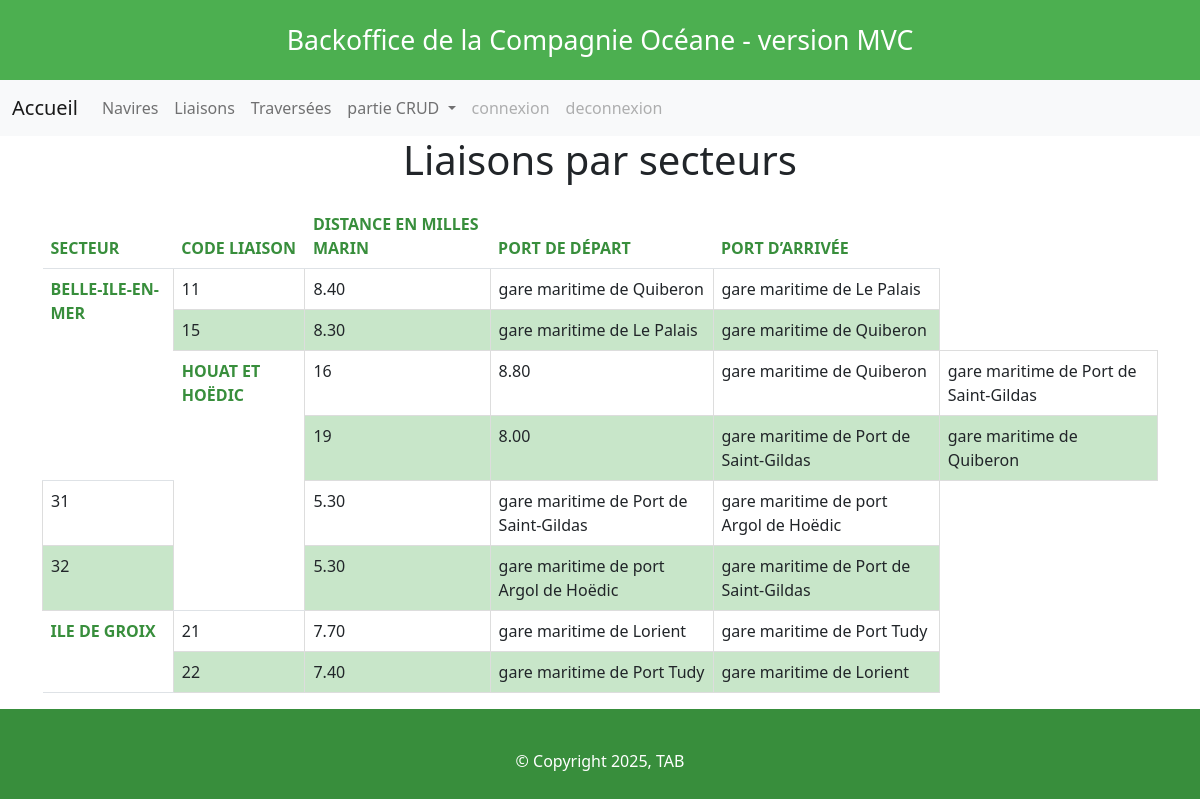
The app's page /site/index.php?p=afficheLiaisons with its own data.
### tables this page shows
CREATE TABLE `liaison` (
  `code` tinyint(3) unsigned NOT NULL,
  `codeSecteur` tinyint(3) unsigned NOT NULL,
  `distance` decimal(10,2) NOT NULL,
  `portDepart` varchar(50) NOT NULL,
  `portArrivee` varchar(50) NOT NULL,
  PRIMARY KEY (`code`),
  KEY `codeSecteur` (`codeSecteur`),
  KEY `portArrivee` (`portArrivee`),
  KEY `portDepart` (`portDepart`),
  CONSTRAINT `liaison_ibfk_3` FOREIGN KEY (`codeSecteur`) REFERENCES `secteur` (`id`),
  CONSTRAINT `liaison_ibfk_4` FOREIGN KEY (`portArrivee`) REFERENCES `port` (`nom_court`),
  CONSTRAINT `liaison_ibfk_5` FOREIGN KEY (`portDepart`) REFERENCES `port` (`nom_court`)
);

CREATE TABLE `port` (
  `nom_court` varchar(50) NOT NULL,
  `nom` varchar(100) NOT NULL,
  `description` text NOT NULL,
  `adresse` varchar(100) NOT NULL,
  `photo` varchar(100) NOT NULL,
  `camera` varchar(200) NOT NULL,
  PRIMARY KEY (`nom_court`)
);

### site/modele/secteur_modele.php (called while the page is built, shortened)
<?php
function getSecteurs() : array{
    $resultat = array();
    try {
        $connexion = getPDO();
        $req = $connexion->prepare("SELECT * FROM secteur");
        $req->execute();
        $ligne = $req->fetch(PDO::FETCH_ASSOC);
        while ($ligne) {
            $resultat[] = $ligne;
            $ligne = $req->fetch(PDO::FETCH_ASSOC);
        }
    } catch (PDOException $e) {
        print "Erreur !: " . $e->getMessage();
        die();
    }
    return $resultat;
}

### site/modele/liaison_modele.php (called while the page is built, shortened)
<?php
include_once "secteur_modele.php";
function getLiaisons() : array {
    try {
        $secteurs = getSecteurs();
        foreach ($secteurs as $secteur) {
            $resultat[$secteur['id']]['nom'] = $secteur['nom'];
            $resultat[$secteur['id']]['liaisons'] = array();
            $resultat[$secteur['id']]['liaisons'] = getLiaisonsBySecteurLignes($secteur['id']);
        }
    } catch (PDOException $e) {
        print "Erreur !: " . $e->getMessage();
        die();
    }
    return $resultat;
}
function getLiaisonsBySecteurLignes(int $idSecteur) : array {
    $resultat = array();
    try {
        $connexion = getPDO();
        $req = $connexion->prepare("SELECT L.code, L.distance, PD.nom as portDepart, PA.nom as portArrivee FROM liaison L
        JOIN port PD on PD.nom_court=L.portDepart
        JOIN port PA on PA.nom_court=L.portArrivee
        where L.codeSecteur=:idSecteur");
        $req->bindValue(':idSecteur', $idSecteur, PDO::PARAM_INT);
        $req->execute();
        $ligne = $req->fetch(PDO::FETCH_ASSOC);
        while ($ligne) {
            $resultat[] = $ligne;
            $ligne = $req->fetch(PDO::FETCH_ASSOC);
        }
    } catch (PDOException $e) {
        print "Erreur !: " . $e->getMessage();
        die();
    }
    return $resultat;
}

### site/controleur/liaison_controleur.php (called while the page is built)
<?php
include_once __DIR__ . '/../modele/liaison_modele.php';
function afficherLiaisons() : array {
    $lesSecteurs = getLiaisons();
    return [
        'view' => __DIR__ . '/../vue/afficheLiaisons_vue.php',
        'data' => [
            'lesSecteurs' => $lesSecteurs,
        ]
    ];
}

### site/vue/afficheLiaisons_vue.php (the view, shortened to what this page needs)
<?php
$title = "Liaisons par secteurs";
?>
<h1 class="page-header text-center"><?= $title ?></h1>
  <table class="table">
        <thead>
          <tr>
            <th scope="col">Secteur</th>
            <th scope="col">Code Liaison</th>
            <th scope="col">Distance en milles marin</th>
            <th scope="col">Port de départ</th>
            <th scope="col">Port d’arrivée</th>
          </tr>
        </thead>
        <tbody>
    <?php
    foreach ($lesSecteurs as $secteur){
      $i = 1;
    ?>
          <?php
          foreach ($secteur['liaisons'] as $liaison){
            if ($i==1){
            ?>
              <tr>
                <th scope="row" rowspan="4">
                  <?= $secteur['nom'] ?>
                </th>
            <?php } else { ?>
              <tr>
            <?php } ?>
                <td><?= $liaison['code']?></td>
                <td><?= $liaison['distance']?></td>
                <td><?= $liaison['portDepart']?></td>
                <td><?= $liaison['portArrivee']?></td>
              </tr>
          <?php
          $i++;
          }
          ?>
    <?php
    }
    ?>
    </tbody>
  </table>
<?php
include 'layout.php';

### site/css/style.css (style rules this page uses)
:root { --primary-color: #4CAF50; --secondary-color: #388E3C; --accent-color: #C8E6C9; --text-color: #FFFFFF; --text-dark: #333333; }
body { font-family: 'Roboto', sans-serif; margin: 0; padding: 0; background-color: var(--accent-color); color: var(--text-dark); }
table { width: 100%; border-collapse: collapse; margin: 20px 0; font-size: 16px; text-align: left; }
table th { background-color: var(--primary-color); color: var(--secondary-color); font-weight: bold; text-transform: uppercase; }
table td { padding: 12px 15px; border: 1px solid #ddd; }
table tr:nth-child(even) { background-color: var(--accent-color); }

### records on screen
liaison: nom "BELLE-ILE-EN-MER", code "11", distance "8.40", portDepart.nom "gare maritime de Quiberon", portArrivee.nom "gare maritime de Le Palais"
liaison: code "15", distance "8.30", portDepart.nom "gare maritime de Le Palais", portArrivee.nom "gare maritime de Quiberon"
liaison: nom "HOUAT ET HOËDIC", code "16", distance "8.80", portDepart.nom "gare maritime de Quiberon", portArrivee.nom "gare maritime de Port de Saint-Gildas"
liaison: code "19", distance "8.00", portDepart.nom "gare maritime de Port de Saint-Gildas", portArrivee.nom "gare maritime de Quiberon"
liaison: code "31", distance "5.30", portDepart.nom "gare maritime de Port de Saint-Gildas", portArrivee.nom "gare maritime de port Argol de Hoëdic"
liaison: code "32", distance "5.30", portDepart.nom "gare maritime de port Argol de Hoëdic", portArrivee.nom "gare maritime de Port de Saint-Gildas"
liaison: nom "ILE DE GROIX", code "21", distance "7.70", portDepart.nom "gare maritime de Lorient", portArrivee.nom "gare maritime de Port Tudy"
liaison: code "22", distance "7.40", portDepart.nom "gare maritime de Port Tudy", portArrivee.nom "gare maritime de Lorient"

### other values on screen
$title "Liaisons par secteurs"
